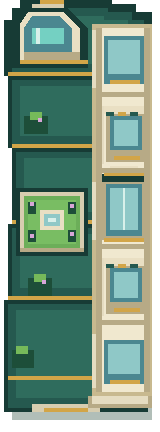
#> input picture assets/commerce-arcade-west-v1.png, 160 x 432 px
$ python build-commerce-arcades-v1.py
#> lines starting #> are read from the running program, lines starting #| are printed output that depends on the picture
import json, pathlib, re
import cairosvg
from PIL import Image

root=pathlib.Path(__file__).resolve().parents[1]
svg=root/'assets/commerce-arcade-v1.svg'
west=root/'assets/commerce-arcade-west-v1.png'
east=root/'assets/commerce-arcade-east-v1.png'
cairosvg.svg2png(url=str(svg),write_to=str(west),output_width=160,output_height=432)
#> (this line was passed over: cairosvg is not available in this run)
with Image.open(west) as im:
#> im is the input picture: PIL image 160x432 RGBA; mean R, G, B, A 94.7, 121.8, 102.4, 220
    im.convert('RGBA').transpose(Image.Transpose.FLIP_LEFT_RIGHT).save(east,optimize=True)
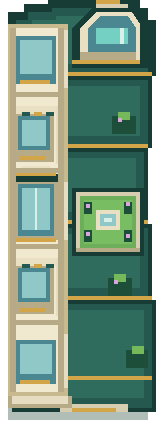
#> saved as commerce-arcade-east-v1.png: PIL image 160x432 RGBA; mean R, G, B, A 94.7, 121.8, 102.4, 220; transparent parts drawn white
for p in (west,east):
    with Image.open(p) as im:
        assert im.size==(160,432) and im.mode=='RGBA'

reg_path=root/'src/environment/tile-registry.js'
#> (the run stopped early here; a loop or call above may not have finished)
